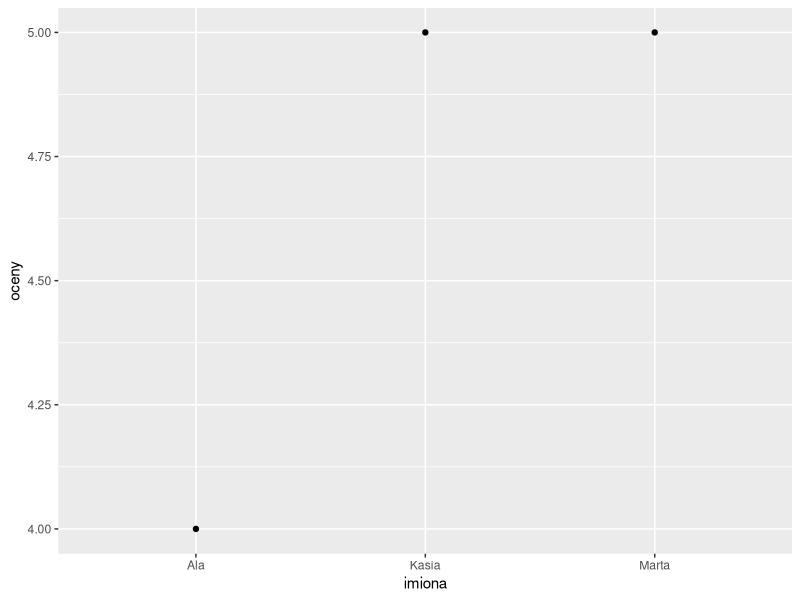

R code for this plot:
install.packages("ggplot2")

library(ggplot2)

imiona<-c("Ala","Kasia","Marta")
nazwiska<-c("Kot","But","Nos")
oceny<-c(4,5,5)
kiedy <- as.Date(c('2020-11-10','2020-12-3','2020-11-14'))
tabelka<-data.frame(imiona,nazwiska,oceny,kiedy)
tabelka

ggplot(data=tabelka) +  geom_point(mapping = aes(x = imiona, y = oceny))